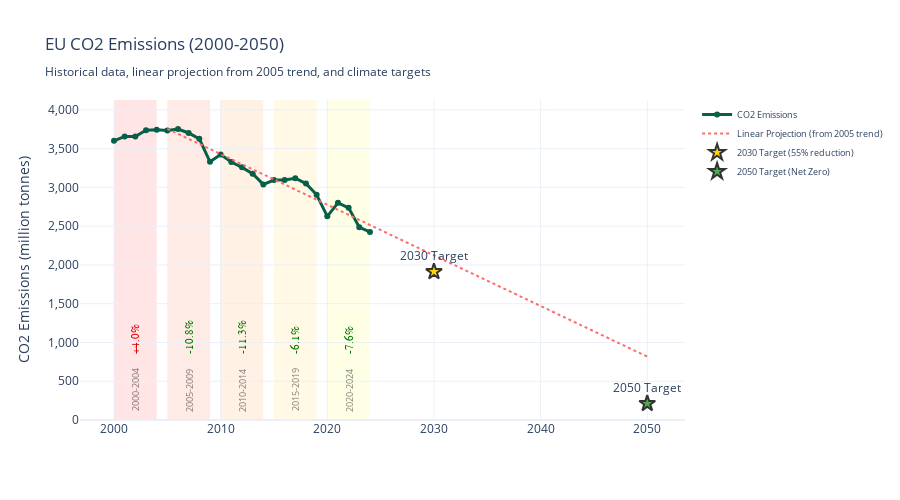

The code cell stored with this chart in its notebook:
### Code cell
import plotly.express as px
import plotly.graph_objects as go
from sklearn.linear_model import LinearRegression

# Create time period groups
def assign_period(year):
    if 2000 <= year <= 2004:
        return "2000-2004"
    elif 2005 <= year <= 2009:
        return "2005-2009"
    elif 2010 <= year <= 2014:
        return "2010-2014"
    elif 2015 <= year <= 2019:
        return "2015-2019"
    elif 2020 <= year <= 2024:
        return "2020-2024"

data['period'] = data['year'].apply(assign_period)

# Calculate average CO2 emissions for each period and percentage changes
period_stats = data.groupby('period')['co2'].agg(['mean', 'min', 'max']).reset_index()
period_stats['start_year'] = period_stats['period'].str[:4].astype(int)
period_stats = period_stats.sort_values('start_year')

# Calculate percentage change from first year to last year in each period
period_changes = []
for period_name in period_stats['period']:
    period_data = data[data['period'] == period_name].sort_values('year')
    first_value = period_data.iloc[0]['co2']
    last_value = period_data.iloc[-1]['co2']
    pct_change = ((last_value - first_value) / first_value) * 100
    period_changes.append(pct_change)

period_stats['pct_change'] = period_changes

# Create linear projection based on data from 2005 onwards
data_2005_onwards = data[data['year'] >= 2005].copy()
X = data_2005_onwards[['year']].values
y = data_2005_onwards['co2'].values

model = LinearRegression()
model.fit(X, y)

# Create projection years from 2005 to 2050 (extended back to 2005)
projection_years = list(range(2005, 2051))
projection_X = np.array(projection_years).reshape(-1, 1)
projection_y = model.predict(projection_X)

# EU targets (approximate values - adjust as needed)
# 2030 target: 55% reduction from 1990 levels
# 2050 target: net zero (assuming ~90-95% reduction)
# 1990 EU emissions were approximately 4,250 million tonnes
target_2030 = 4250 * 0.45  # 55% reduction from 1990
target_2050 = 4250 * 0.05  # ~95% reduction (near net zero)

# Create line chart with period highlighting
fig = go.Figure()

# Add the main line
fig.add_trace(go.Scatter(
    x=data['year'],
    y=data['co2'],
    mode='lines+markers',
    name='CO2 Emissions',
    line=dict(color='#065f46', width=3),
    marker=dict(size=6),
    hovertemplate='<b>Year:</b> %{x}<br><b>CO2:</b> %{y:,.2f} million tonnes<extra></extra>'
))

# Add projection line (dotted) - now starting from 2005
fig.add_trace(go.Scatter(
    x=projection_years,
    y=projection_y,
    mode='lines',
    name='Linear Projection (from 2005 trend)',
    line=dict(color='#FF6B6B', width=2, dash='dot'),
    hovertemplate='<b>Year:</b> %{x}<br><b>Projected CO2:</b> %{y:,.2f} million tonnes<extra></extra>'
))

# Add 2030 target point
fig.add_trace(go.Scatter(
    x=[2030],
    y=[target_2030],
    mode='markers+text',
    name='2030 Target (55% reduction)',
    marker=dict(size=12, color='#FFD700', symbol='star', line=dict(color='#333', width=2)),
    text=['2030 Target'],
    textposition='top center',
    hovertemplate='<b>2030 Target</b><br>55% reduction from 1990<br><b>CO2:</b> %{y:,.2f} million tonnes<extra></extra>'
))

# Add 2050 target point
fig.add_trace(go.Scatter(
    x=[2050],
    y=[target_2050],
    mode='markers+text',
    name='2050 Target (Net Zero)',
    marker=dict(size=12, color='#4CAF50', symbol='star', line=dict(color='#333', width=2)),
    text=['2050 Target'],
    textposition='top center',
    hovertemplate='<b>2050 Target</b><br>Net Zero (95% reduction)<br><b>CO2:</b> %{y:,.2f} million tonnes<extra></extra>'
))

# Add colored background for each period with centered vertical labels and percentage changes
# Colors transition from red to yellow with 0.1 opacity
periods = data.groupby('period')['year'].agg(['min', 'max'])
colors = [
    'rgba(255, 0, 0, 0.1)',      # Red
    'rgba(255, 64, 0, 0.1)',     # Red-Orange
    'rgba(255, 128, 0, 0.1)',    # Orange
    'rgba(255, 192, 0, 0.1)',    # Orange-Yellow
    'rgba(255, 255, 0, 0.1)'     # Yellow
]

for i, (period, row) in enumerate(periods.iterrows()):
    # Add the colored rectangle
    fig.add_vrect(
        x0=row['min'], x1=row['max'],
        fillcolor=colors[i % len(colors)],
        layer="below", line_width=0
    )
    
    # Get percentage change for this period
    pct_change = period_stats[period_stats['period'] == period]['pct_change'].values[0]
    
    # Add centered vertical text annotation for period name
    mid_x = (row['min'] + row['max']) / 2
    fig.add_annotation(
        x=mid_x,
        y=0.02,
        yref="paper",
        text=period,
        showarrow=False,
        textangle=-90,
        font=dict(size=9, color='rgba(0,0,0,0.5)'),
        xanchor='center',
        yanchor='bottom'
    )
    
    # Add percentage change annotation - positioned higher for better separation
    sign = '+' if pct_change >= 0 else ''
    color = 'rgba(220,0,0,1)' if pct_change > 0 else 'rgba(0,120,0,1)'
    fig.add_annotation(
        x=mid_x,
        y=0.20,
        yref="paper",
        text=f"{sign}{pct_change:.1f}%",
        showarrow=False,
        textangle=-90,
        font=dict(size=11, color=color, family='Arial Black'),
        xanchor='center',
        yanchor='bottom'
    )

fig.update_layout(
    title='EU CO2 Emissions (2000-2050)<br><sub>Historical data, linear projection from 2005 trend, and climate targets</sub>',
    xaxis_title='',
    yaxis_title='CO2 Emissions (million tonnes)',
    yaxis=dict(
        range=[0, data['co2'].max() * 1.1],
        separatethousands=True
    ),
    hovermode='x unified',
    template='plotly_white',
    height=500,
    showlegend=True,
    legend=dict(
        orientation="v",
        yanchor="top",
        y=1,
        xanchor="left",
        x=1.02,
        font=dict(size=9)
    )
)

fig.show()

# Print projection info
print(f"\nLinear model from 2005 trend:")
print(f"Slope: {model.coef_[0]:,.2f} million tonnes/year")
print(f"Projected 2030: {model.predict([[2030]])[0]:,.2f} million tonnes")
print(f"Projected 2050: {model.predict([[2050]])[0]:,.2f} million tonnes")
print(f"\nEU Targets:")
print(f"2030 Target (55% from 1990): {target_2030:,.2f} million tonnes")
print(f"2050 Target (Net Zero): {target_2050:,.2f} million tonnes")

print(f"\nPeriod Changes:")
for _, row in period_stats.iterrows():
    sign = '+' if row['pct_change'] >= 0 else ''
    print(f"{row['period']}: {sign}{row['pct_change']:.1f}%")

### Figure 1 — Plotly figure (JSON) as saved in the notebook; plotly's stock layout.template omitted (floating-point values rounded to 4 significant figures)
{"data": [{"hovertemplate": "<b>Year:</b> %{x}<br><b>CO2:</b> %{y:,.2f} million tonnes<extra></extra>", "line": {"color": "#065f46", "width": 3}, "marker": {"size": 6}, "mode": "lines+markers", "name": "CO2 Emissions", "type": "scatter", "x": [2000, 2001, 2002, 2003, 2004, 2005, 2006, 2007, 2008, 2009, 2010, 2011, 2012, 2013, 2014, 2015, 2016, 2017, 2018, 2019, 2020, 2021, 2022, 2023, 2024], "y": [3600.0, 3657.0, 3657.0, 3736.0, 3743.0, 3735.0, 3752.0, 3702.0, 3626.0, 3331.0, 3424.0, 3327.0, 3259.0, 3177.0, 3039.0, 3095.0, 3095.0, 3118.0, 3049.0, 2905.0, 2627.0, 2801.0, 2737.0, 2485.0, 2426.0]}, {"hovertemplate": "<b>Year:</b> %{x}<br><b>Projected CO2:</b> %{y:,.2f} million tonnes<extra></extra>", "line": {"color": "#FF6B6B", "dash": "dot", "width": 2}, "mode": "lines", "name": "Linear Projection (from 2005 trend)", "type": "scatter", "x": [2005, 2006, 2007, 2008, 2009, 2010, 2011, 2012, 2013, 2014, 2015, 2016, 2017, 2018, 2019, 2020, 2021, 2022, 2023, 2024, 2025, 2026, 2027, 2028, 2029, 2030, 2031, 2032, 2033, 2034, 2035, 2036, 2037, 2038, 2039, 2040, 2041, 2042, 2043, 2044, 2045, 2046, 2047, 2048, 2049, 2050], "y": [3756.0, 3690.0, 3625.0, 3560.0, 3495.0, 3429.0, 3364.0, 3299.0, 3233.0, 3168.0, 3103.0, 3038.0, 2972.0, 2907.0, 2842.0, 2776.0, 2711.0, 2646.0, 2580.0, 2515.0, 2450.0, 2385.0, 2319.0, 2254.0, 2189.0, 2123.0, 2058.0, 1993.0, 1928.0, 1862.0, 1797.0, 1732.0, 1666.0, 1601.0, 1536.0, 1470.0, 1405.0, 1340.0, 1275.0, 1209.0, 1144.0, 1079.0, 1013.0, 948.1, 882.8, 817.5]}, {"hovertemplate": "<b>2030 Target</b><br>55% reduction from 1990<br><b>CO2:</b> %{y:,.2f} million tonnes<extra></extra>", "marker": {"color": "#FFD700", "line": {"color": "#333", "width": 2}, "size": 12, "symbol": "star"}, "mode": "markers+text", "name": "2030 Target (55% reduction)", "text": ["2030 Target"], "textposition": "top center", "type": "scatter", "x": [2030], "y": [1912.0]}, {"hovertemplate": "<b>2050 Target</b><br>Net Zero (95% reduction)<br><b>CO2:</b> %{y:,.2f} million tonnes<extra></extra>", "marker": {"color": "#4CAF50", "line": {"color": "#333", "width": 2}, "size": 12, "symbol": "star"}, "mode": "markers+text", "name": "2050 Target (Net Zero)", "text": ["2050 Target"], "textposition": "top center", "type": "scatter", "x": [2050], "y": [212.5]}], "layout": {"annotations": [{"font": {"color": "rgba(0,0,0,0.5)", "size": 9}, "showarrow": false, "text": "2000-2004", "textangle": -90, "x": 2002, "xanchor": "center", "y": 0.02, "yanchor": "bottom", "yref": "paper"}, {"font": {"color": "rgba(220,0,0,1)", "family": "Arial Black", "size": 11}, "showarrow": false, "text": "+4.0%", "textangle": -90, "x": 2002, "xanchor": "center", "y": 0.2, "yanchor": "bottom", "yref": "paper"}, {"font": {"color": "rgba(0,0,0,0.5)", "size": 9}, "showarrow": false, "text": "2005-2009", "textangle": -90, "x": 2007, "xanchor": "center", "y": 0.02, "yanchor": "bottom", "yref": "paper"}, {"font": {"color": "rgba(0,120,0,1)", "family": "Arial Black", "size": 11}, "showarrow": false, "text": "-10.8%", "textangle": -90, "x": 2007, "xanchor": "center", "y": 0.2, "yanchor": "bottom", "yref": "paper"}, {"font": {"color": "rgba(0,0,0,0.5)", "size": 9}, "showarrow": false, "text": "2010-2014", "textangle": -90, "x": 2012, "xanchor": "center", "y": 0.02, "yanchor": "bottom", "yref": "paper"}, {"font": {"color": "rgba(0,120,0,1)", "family": "Arial Black", "size": 11}, "showarrow": false, "text": "-11.3%", "textangle": -90, "x": 2012, "xanchor": "center", "y": 0.2, "yanchor": "bottom", "yref": "paper"}, {"font": {"color": "rgba(0,0,0,0.5)", "size": 9}, "showarrow": false, "text": "2015-2019", "textangle": -90, "x": 2017, "xanchor": "center", "y": 0.02, "yanchor": "bottom", "yref": "paper"}, {"font": {"color": "rgba(0,120,0,1)", "family": "Arial Black", "size": 11}, "showarrow": false, "text": "-6.1%", "textangle": -90, "x": 2017, "xanchor": "center", "y": 0.2, "yanchor": "bottom", "yref": "paper"}, {"font": {"color": "rgba(0,0,0,0.5)", "size": 9}, "showarrow": false, "text": "2020-2024", "textangle": -90, "x": 2022, "xanchor": "center", "y": 0.02, "yanchor": "bottom", "yref": "paper"}, {"font": {"color": "rgba(0,120,0,1)", "family": "Arial Black", "size": 11}, "showarrow": false, "text": "-7.6%", "textangle": -90, "x": 2022, "xanchor": "center", "y": 0.2, "yanchor": "bottom", "yref": "paper"}], "height": 500, "hovermode": "x unified", "legend": {"font": {"size": 9}, "orientation": "v", "x": 1.02, "xanchor": "left", "y": 1, "yanchor": "top"}, "shapes": [{"fillcolor": "rgba(255, 0, 0, 0.1)", "layer": "below", "line": {"width": 0}, "type": "rect", "x0": 2000, "x1": 2004, "xref": "x", "y0": 0, "y1": 1, "yref": "y domain"}, {"fillcolor": "rgba(255, 64, 0, 0.1)", "layer": "below", "line": {"width": 0}, "type": "rect", "x0": 2005, "x1": 2009, "xref": "x", "y0": 0, "y1": 1, "yref": "y domain"}, {"fillcolor": "rgba(255, 128, 0, 0.1)", "layer": "below", "line": {"width": 0}, "type": "rect", "x0": 2010, "x1": 2014, "xref": "x", "y0": 0, "y1": 1, "yref": "y domain"}, {"fillcolor": "rgba(255, 192, 0, 0.1)", "layer": "below", "line": {"width": 0}, "type": "rect", "x0": 2015, "x1": 2019, "xref": "x", "y0": 0, "y1": 1, "yref": "y domain"}, {"fillcolor": "rgba(255, 255, 0, 0.1)", "layer": "below", "line": {"width": 0}, "type": "rect", "x0": 2020, "x1": 2024, "xref": "x", "y0": 0, "y1": 1, "yref": "y domain"}], "showlegend": true, "title": {"text": "EU CO2 Emissions (2000-2050)<br><sub>Historical data, linear projection from 2005 trend, and climate targets</sub>"}, "xaxis": {"title": {"text": ""}}, "yaxis": {"range": [0, 4127.0], "separatethousands": true, "title": {"text": "CO2 Emissions (million tonnes)"}}}}
